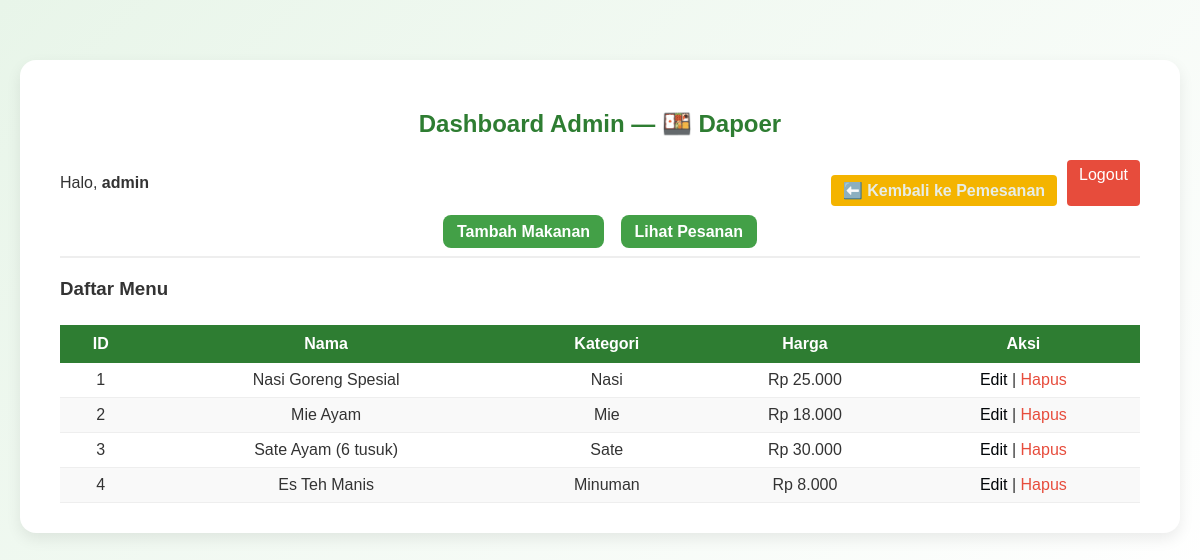
Page /admin/dashboard.php (signed in) on the committed database.
### tables this page shows
CREATE TABLE foods (
  id INT AUTO_INCREMENT PRIMARY KEY,
  name VARCHAR(150) NOT NULL,
  description TEXT,
  price DECIMAL(12,2) NOT NULL,
  category VARCHAR(100) DEFAULT 'Umum',
  image VARCHAR(255) DEFAULT NULL,
  created_at TIMESTAMP DEFAULT CURRENT_TIMESTAMP
);

### admin/dashboard.php (the view, shortened to what this page needs)
<?php
require '../db.php';
$foods = $pdo->query("SELECT * FROM foods ORDER BY id ASC")->fetchAll();
?>
<!DOCTYPE html>
<html lang="id">
<head>
    <link rel="stylesheet" href="admin.css">
</head>
<body class="admin-body">
    <div class="admin-container">
        <header>
            <h2>Dashboard Admin — 🍱 Dapoer</h2>
            <div class="admin-user">
                <p>Halo, <strong><?= htmlspecialchars($_SESSION['admin']) ?></strong></p>
                <div class="top-buttons">
                    <a href="../index.php" class="back-btn">⬅️ Kembali ke Pemesanan</a>
                    <a href="logout.php" class="logout-btn">Logout</a>
                </div>
            </div>
            <div class="admin-nav">
                <a href="add_food.php" class="nav-btn">Tambah Makanan</a>
                <a href="orders.php" class="nav-btn">Lihat Pesanan</a>
            </div>
        </header>
        <main>
            <h3>Daftar Menu</h3>
            <table>
                <thead>
                    <tr>
                        <th>ID</th>
                        <th>Nama</th>
                        <th>Kategori</th>
                        <th>Harga</th>
                        <th>Aksi</th>
                    </tr>
                </thead>
                <tbody>
                    <?php foreach ($foods as $f): ?>
                    <tr>
                        <td><?= $f['id'] ?></td>
                        <td><?= htmlspecialchars($f['name']) ?></td>
                        <td><?= htmlspecialchars($f['category']) ?></td>
                        <td>Rp <?= number_format($f['price'],0,',','.') ?></td>
                        <td>
                            <a href="edit_food.php?id=<?= $f['id'] ?>" class="edit-btn">Edit</a> |
                            <a href="delete_food.php?id=<?= $f['id'] ?>" class="delete-btn"
                                onclick="return confirm('Hapus menu ini?')">Hapus</a>
                        </td>
                    </tr>
                    <?php endforeach; ?>
                </tbody>
            </table>
        </main>
    </div>
</body>
</html>

### admin/admin.css (style rules this page uses)
body { font-family: "Poppins", sans-serif; margin: 0; background: linear-gradient(135deg, #e8f5e9, #fff); color: #333; animation: fadeIn 0.6s ease; }
.admin-container { width: 90%; max-width: 1100px; margin: 60px auto; background: #fff; border-radius: 16px; box-shadow: 0 6px 15px rgba(0, 0, 0, 0.08); padding: 30px 40px; }
header { text-align: center; border-bottom: 2px solid #eee; padding-bottom: 15px; margin-bottom: 20px; }
header h2 { color: #2e7d32; }
.admin-user { display: flex; justify-content: space-between; align-items: center; margin-top: 10px; }
.top-buttons { display: flex; gap: 10px; }
.logout-btn, .back-btn { color: white; padding: 6px 12px; border-radius: 4px; text-decoration: none; font-weight: 200; transition: 0.3s; }
.logout-btn { background: #e74c3c; }
.back-btn { background: #f4b400; }
.admin-nav { text-align: center; margin-top: 15px; }
.nav-btn { background: #43a047; color: white; padding: 8px 14px; border-radius: 8px; text-decoration: none; margin: 0 6px; transition: 0.3s; font-weight: 600; }
table { width: 100%; border-collapse: collapse; margin-top: 25px; }
th { background: #2e7d32; color: white; padding: 10px; }
td { border-bottom: 1px solid #eee; padding: 8px; text-align: center; }
tr:nth-child(even) { background: #f9f9f9; }
.edit-btn { color: #020609; text-decoration: none; }
.delete-btn { color: #e74c3c; text-decoration: none; }
.back-btn { display: inline-block; margin-top: 15px; color: #e7ede7; text-decoration: none; font-weight: bold; }

### rows in the picture
foods: id "1", name "Nasi Goreng Spesial", category "Nasi", price "25.000"
foods: id "2", name "Mie Ayam", category "Mie", price "18.000"
foods: id "3", name "Sate Ayam (6 tusuk)", category "Sate", price "30.000"
foods: id "4", name "Es Teh Manis", category "Minuman", price "8.000"

### other values in the picture
$_SESSION['admin'] "admin"
